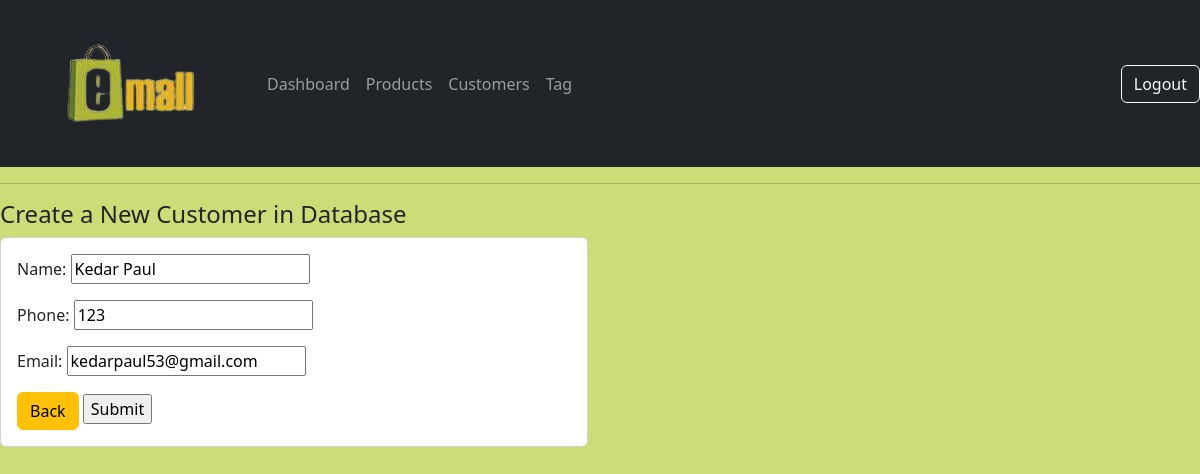
The page /update_customer/1/ (signed in) on the database its author committed.
### account/models.py (models this page shows, shortened)
class Customer(models.Model):
    name = models.CharField(max_length=200, null=True)
    phone = models.CharField(max_length=200, null=True)
    email = models.CharField(max_length=200, null=True)
    date_created = models.DateTimeField(auto_now_add=True, null=True)

### account/views.py (the view)
# urls.py: path('update_customer/<str:pk>/',views.update_customer,name='update_customer'),
@login_required(login_url='login')
def update_customer(request,pk):
    customer = Customer.objects.get(id=pk)
    form = CustomerForm(instance = customer)
    if request.method == 'POST':
        form = CustomerForm(request.POST, instance = customer)
        if form.is_valid():
            form.save()
            return redirect('customer_detail', pk_test=pk)
    context = {'form': form,'customer': customer}
    return render(request,'account/create_customer.html',context)

### account/forms.py
class CustomerForm(ModelForm):
    class Meta:
        model = Customer
        fields = '__all__'

### templates/account/create_customer.html (shortened to what this page needs)
{% extends 'main.html' %}
{% load static %}
{% block content %}
<h4>Create a New Customer in Database</h4>
    <div class="row">
        <div class ="col-md-6">
            <div class="card card-body">
                <form action="" method="POST">
                    {{form.as_p}}
                    <a class="btn btn-warning " href="{% url 'home' %}">Back</a>
                    <input type="submit" name="submit">
                </form>
            </div>
        </div>
    </div>
{% endblock content%}

### static/css/style.css (style rules this page uses)
body { background-color: rgb(202, 221, 118); }

### rows shown on the page
Customer: name "Kedar Paul", phone "123", email "kedarpaul53@gmail.com"
